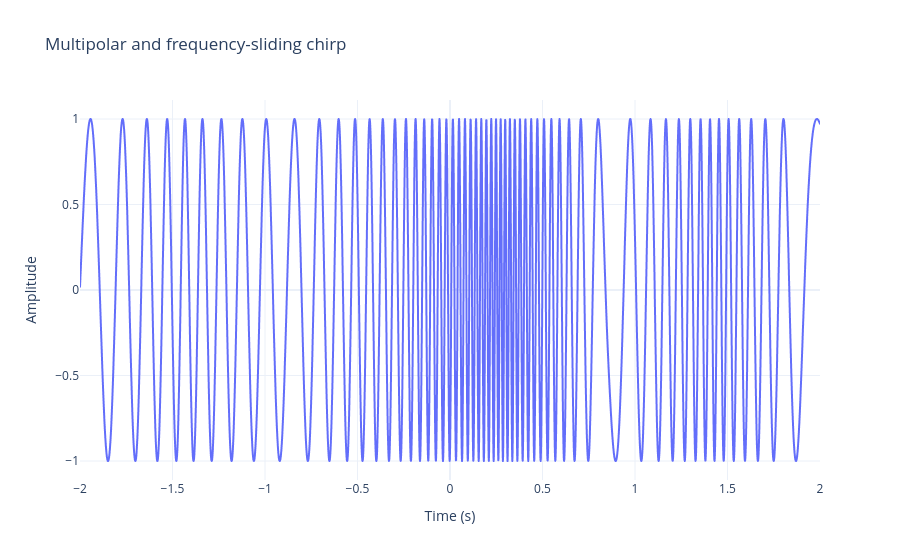

Notebook code for this chart:
### Code cell
fig = px.line(x=time, y=chirp, title="Multipolar and frequency-sliding chirp")
fig.update_yaxes(title_text="Amplitude")
fig.update_xaxes(title_text="Time (s)")
fig.update_layout(template="plotly_white")

fig.show()

### Figure 1 — Plotly figure (JSON) as saved in the notebook; plotly's stock layout.template omitted (floating-point values rounded to 4 significant figures; data arrays with more than 128 entries replaced by an {"elided": "..."} marker saying what was removed)
{"data": [{"hovertemplate": "x=%{x}<br>y=%{y}<extra></extra>", "legendgroup": "", "line": {"color": "#636efa", "dash": "solid"}, "marker": {"symbol": "circle"}, "mode": "lines", "name": "", "showlegend": false, "type": "scattergl", "x": {"elided": "4001 float values"}, "xaxis": "x", "y": {"elided": "4001 float values"}, "yaxis": "y"}], "layout": {"legend": {"tracegroupgap": 0}, "title": {"text": "Multipolar and frequency-sliding chirp"}, "xaxis": {"anchor": "y", "domain": [0, 1], "title": {"text": "Time (s)"}}, "yaxis": {"anchor": "x", "domain": [0, 1], "title": {"text": "Amplitude"}}}}
